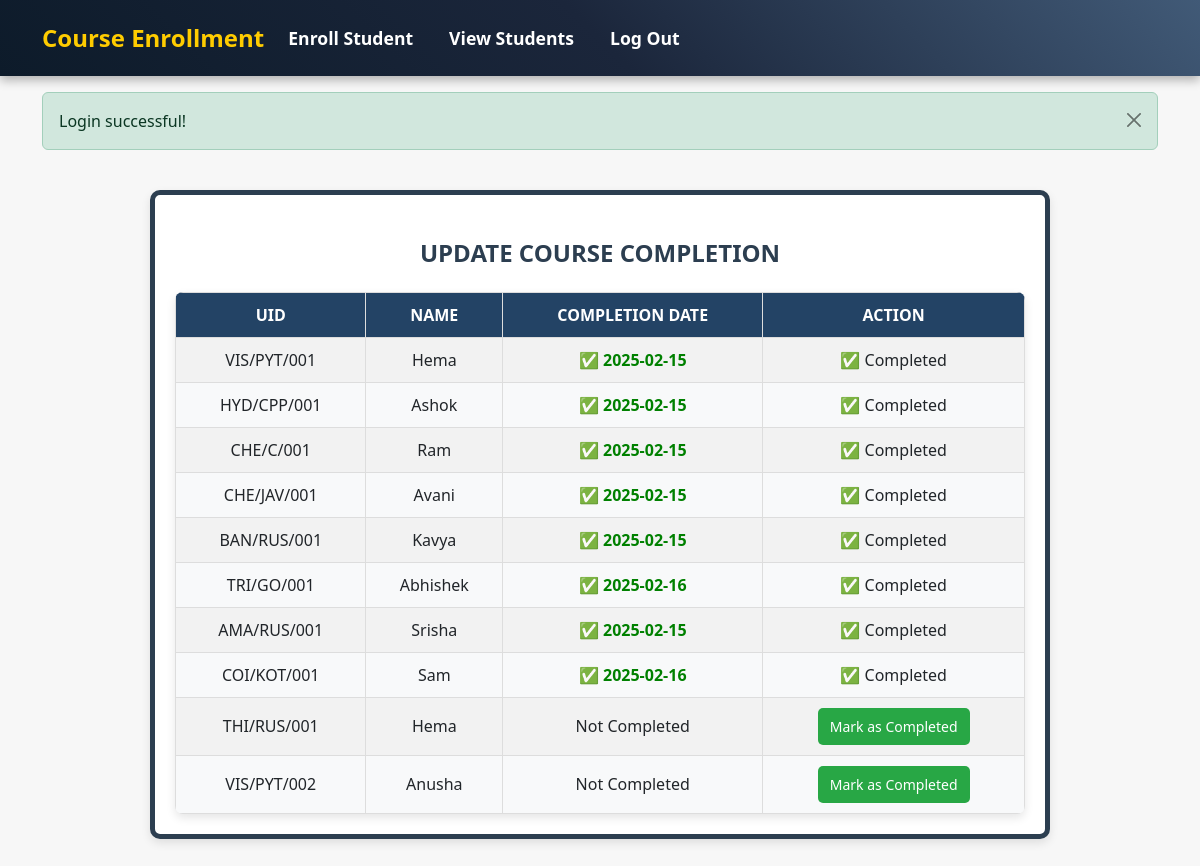
Before: /update (signed in) with the older database file.
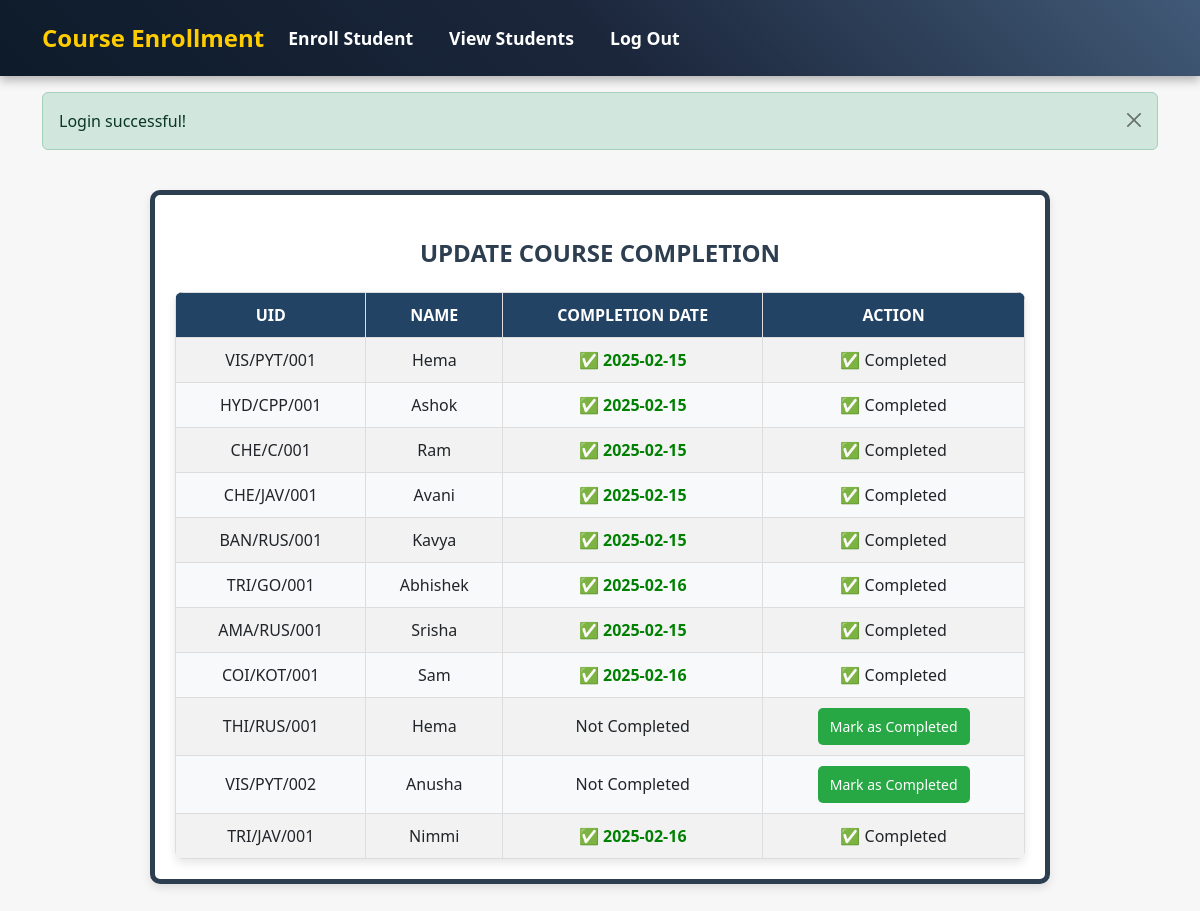
After: the same page with the newer database file.
### app.py (models this page shows)
class Student(db.Model):
    id = db.Column(db.Integer,primary_key = True,autoincrement=True)  # Auto-incremented ID
    uid = db.Column(db.String(20), unique=True, nullable=False)   # Unique certificate ID
    name = db.Column(db.String(100), nullable=False)
    date_of_joining = db.Column(db.String(20), nullable=False)
    language = db.Column(db.String(10), nullable=False)
    location = db.Column(db.String(10), nullable=False)
    duration = db.Column(db.String(10), nullable=False)
    completion_date = db.Column(db.String(20), nullable=True)  # Can be NULL initially

### app.py (the view)
@app.route('/update')
@admin_required
def update():
    if "admin" not in session:
        flash("Your session has expired. Please log in again.", "warning")
        return redirect(url_for("admin_login"))
    if session.pop("show_flash", None):  # Check and remove flag
        flash("Login successful!", "success")  # Re-trigger flash message
    students = Student.query.all()
    for student in students:
        student.encoded_uid = quote(student.uid, safe='')  # Encode UID
    return render_template('update.html', students=students)

### app.py (called while the page is built)
def admin_required(f):
    @wraps(f)  # This ensures Flask recognizes the original function name
    def wrap(*args, **kwargs):
        if not session.get("admin"):
            flash("Admin login required to Update details.", "warning")
            return redirect(url_for("admin_login"))
        return f(*args, **kwargs)
    return wrap

### templates/update.html (shortened to what this page needs)
<!DOCTYPE html>
<html lang="en">
<head>
    <link rel="stylesheet" href="https://cdn.jsdelivr.net/npm/bootstrap@5.3.0/dist/css/bootstrap.min.css">
    <link rel="stylesheet" href="{{ url_for('static', filename='styles.css') }}">
</head>
<body>
    <nav class="navbar navbar-expand-lg navbar-dark bg-dark">
        <div class="container">
            <a class="navbar-brand " href="/">Course Enrollment</a>
            <div class="collapse navbar-collapse" id="navbarNav">
                <ul class="navbar-nav">
                    <li class="nav-item">
                        <a class="nav-link" href="{{ url_for('enroll') }}">Enroll Student</a>
                    </li>
                    <li class="nav-item">
                        <a class="nav-link" href="{{ url_for('students') }}">View Students</a>
                    </li>
                    <li class="nav-item">
                        <a class="nav-link" href="{{ url_for('admin_logout') }}">Log Out</a>
                    </li>
                </ul>
            </div>
        </div>
    </nav>
    {% with messages = get_flashed_messages(with_categories=true) %}
        {% if messages %}
            <div class="container mt-3">
                {% for category, message in messages %}
                    <div class="alert alert-{{ category }} alert-dismissible fade show" role="alert">
                        {{ message }}
                        <button type="button" class="btn-close" data-bs-dismiss="alert" aria-label="Close"></button>
                    </div>
                {% endfor %}
            </div>
        {% endif %}
    {% endwith %}
    <div class="update-container">
        <h2 class="text-center  fw-bold my-4 heading-style">Update Course Completion</h2>
        <table>
            <tr>
                <th>UID</th>
                <th>Name</th>
                <th>Completion Date</th>
                <th>Action</th>
            </tr>
            {% for student in students %}
            <tr>
                <td>{{ student.uid }}</td>
                <td>{{ student.name }}</td>
                <td>
                    {% if student.completion_date %}
                        <span class="completed">✅ {{ student.completion_date }}</span>
                    {% else %}
                        Not Completed
                    {% endif %}
                </td>
                <td>
                    {% if not student.completion_date %}
                    <form action="{{ url_for('complete_course', uid=student.encoded_uid) }}" method="post">
                        <button type="submit">Mark as Completed</button>
                    </form>
                    {% else %}
                    ✅ Completed
                    {% endif %}
                </td>
            </tr>
            {% endfor %}
        </table>
    </div>
</body>
</html>

Changed rows visible on the page:
added Student: uid "TRI/JAV/001", name "Nimmi", completion_date "2025-02-16", shows "✅ Completed"
